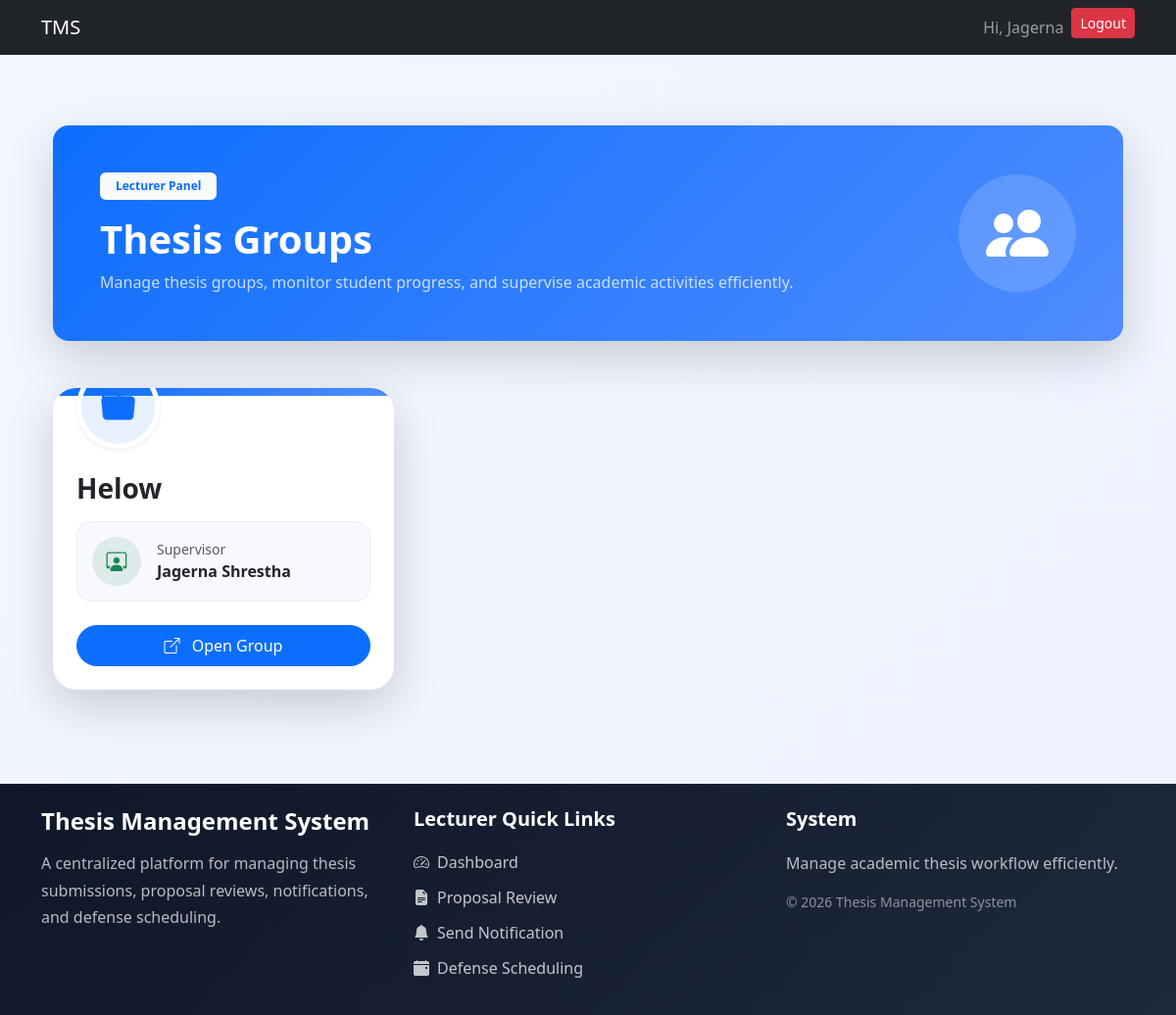
Page /thesis/lecturer/groups/ (signed in) on the earlier database version.
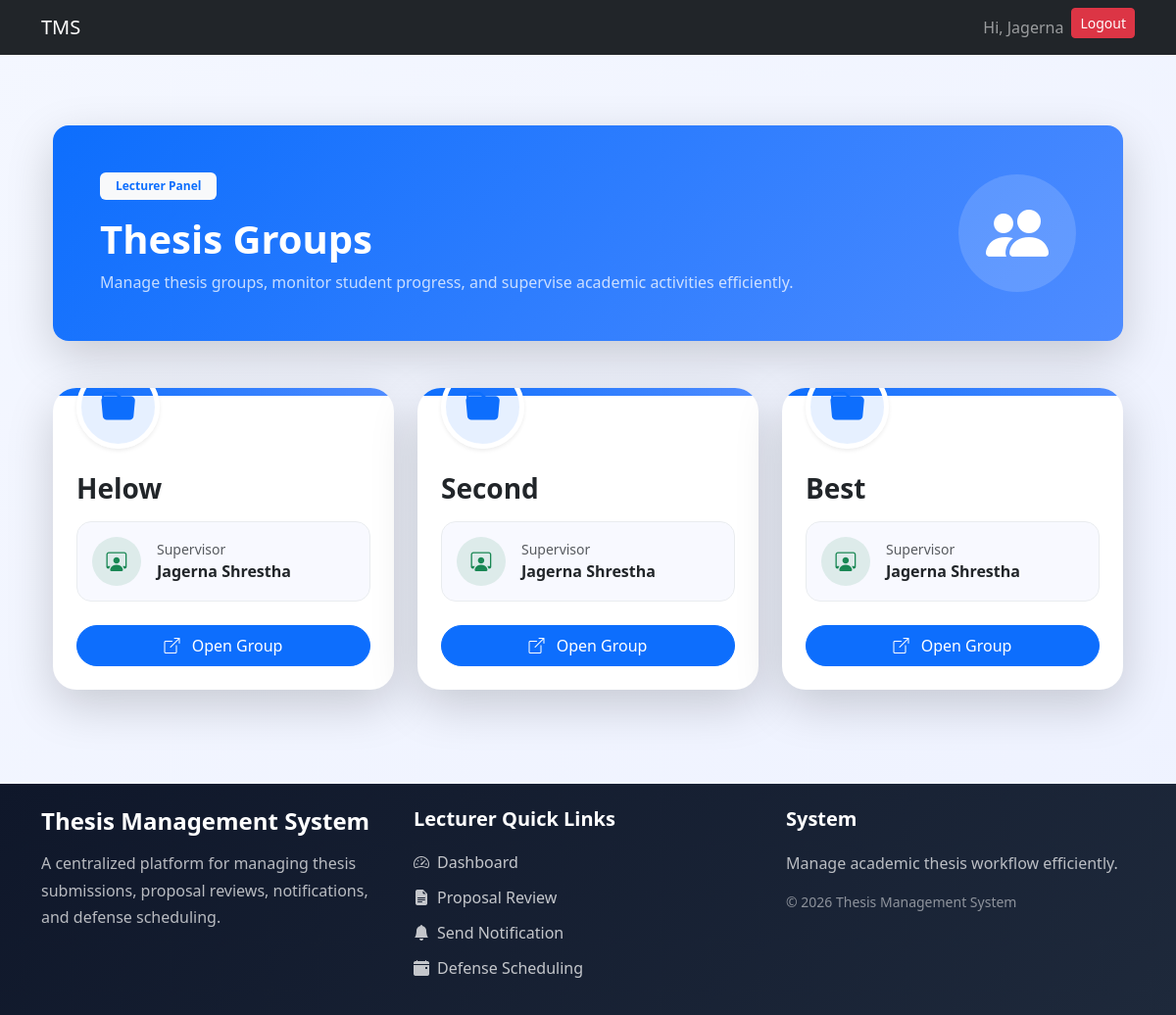
Same page on the later database version.
### thesis/models.py (models this page shows, shortened)
class ThesisGroup(models.Model):
    name = models.CharField(max_length=100)
    supervisor = models.ForeignKey(Lecturer,on_delete=models.CASCADE,limit_choices_to={'is_supervisor': True})
    created_at = models.DateTimeField(auto_now_add=True)

### users/models.py (models this page shows, shortened)
class Lecturer(models.Model):
    user = models.OneToOneField(User, on_delete=models.CASCADE)
    full_name = models.CharField(max_length=150)
    designation = models.CharField(max_length=100, null=True, blank=True)
    faculty = models.ForeignKey(Faculty, on_delete=models.CASCADE, null=True, blank=True)
    department = models.ForeignKey(Department, on_delete=models.CASCADE, null=True, blank=True)
    is_supervisor = models.BooleanField(default=False)

### users/decorators.py (the view)
    def wrapper(request, *args, **kwargs):
        if request.user.role != 'lecturer':
            return redirect('login')
        return view_func(request, *args, **kwargs)

### thesis/views.py (called while the page is built)
@login_required
@lecturer_required
def lecturer_groups(request):
    lecturer = Lecturer.objects.get(
        user=request.user
    )
    groups = ThesisGroup.objects.filter(
        supervisor=lecturer
    )
    context = {
        'groups': groups
    }
    return render(
        request,
        'thesis/lecturer_groups.html',
        context
    )

### thesis/templates/thesis/lecturer_groups.html (shortened to what this page needs)
{% extends "base.html" %}
{% block start %}
<div class="container py-5">
    <div class="groups-header shadow-lg rounded-4 p-5 mb-5 text-white">
        <div class="d-flex flex-column flex-md-row justify-content-between align-items-center">
            <div>
                <span class="badge bg-light text-primary px-3 py-2 mb-3">
                    Lecturer Panel
                </span>
                <h1 class="fw-bold mb-2">
                    Thesis Groups
                </h1>
                <p class="opacity-75 mb-0">
                    Manage thesis groups, monitor student progress,
                    and supervise academic activities efficiently.
                </p>
            </div>
            <div class="mt-4 mt-md-0">
                <div class="header-icon">
                    <i class="bi bi-people-fill"></i>
                </div>
            </div>
        </div>
    </div>
    <div class="row g-4">
        {% for group in groups %}
        <div class="col-lg-4 col-md-6">
            <div class="card group-card border-0 shadow-lg h-100">
                <div class="card-top"></div>
                <div class="card-body p-4">
                    <div class="group-icon shadow-sm">
                        <i class="bi bi-folder-fill"></i>
                    </div>
                    <h3 class="fw-bold mt-4 mb-3">
                        {{ group.name }}
                    </h3>
                    <div class="supervisor-box mb-4">
                        <div class="d-flex align-items-center">
                            <div class="supervisor-icon me-3">
                                <i class="bi bi-person-workspace"></i>
                            </div>
                            <div>
                                <small class="text-muted d-block">
                                    Supervisor
                                </small>
                                <span class="fw-semibold">
                                    {{ group.supervisor.full_name }}
                                </span>
                            </div>
                        </div>
                    </div>
                    <div class="d-grid">
                        <a href="{% url 'lecturer_group_detail' group.id %}"
                           class="btn btn-primary rounded-pill py-2">
                            <i class="bi bi-box-arrow-up-right me-2"></i>
                            Open Group
                        </a>
                    </div>
                </div>
            </div>
        </div>
        {% endfor %}
    </div>
</div>
<link rel="stylesheet"
href="https://cdn.jsdelivr.net/npm/bootstrap-icons@1.11.3/font/bootstrap-icons.min.css">
{% endblock %}

Differences in the rows shown:
added ThesisGroup: name "Second", supervisor.full_name "Jagerna Shrestha"
added ThesisGroup: name "Best", supervisor.full_name "Jagerna Shrestha"
